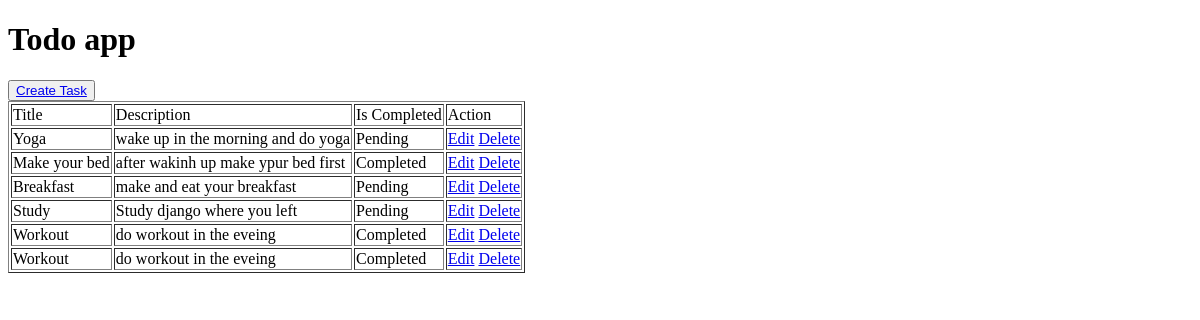
Before: / with the older database file.
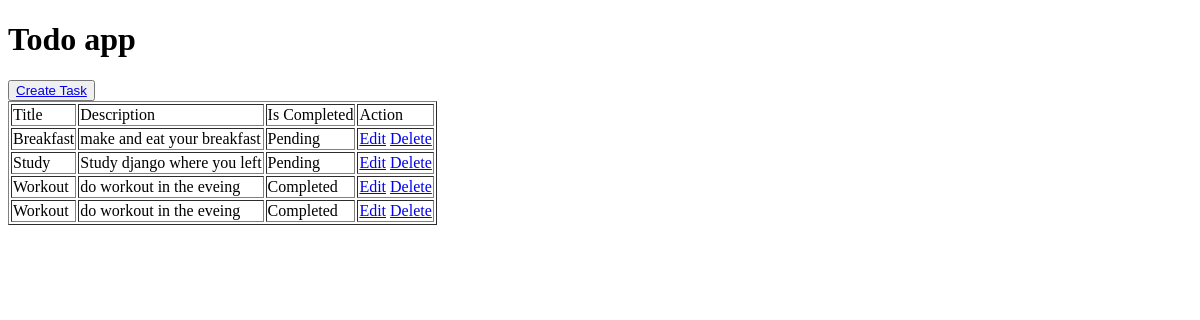
After: the same page with the newer database file.
### todo/models.py (models this page shows, shortened)
class Task(models.Model):
    title = models.CharField(max_length=100)
    description = models.TextField()
    is_completed = models.BooleanField(default=False)
    created_at = models.DateTimeField(auto_now_add=True)
    updated_at = models.DateTimeField(auto_now=True)

### todo/views.py (the view)
# urls.py: path('',views.tasks_list,name='tasks_list'),
def tasks_list(request):
    tasks = Task.objects.all()
    return render(request,'tasks_list.html' , {'tasks':tasks})

### todo/templates/tasks_list.html (shortened to what this page needs)
<!DOCTYPE html>
<html lang="en">
<head>
</head>
<body>
    <div>
        <h1>Todo app</h1>
        <button><a href="{% url 'create_task' %}">Create Task</a></button>
        <table border="1">
            <thead >
                <td >Title</td>
                <td>Description</td>
                <td>Is Completed</td>
                <td>Action</td>
            </thead>
            <tbody>
                {% for task in tasks %}
                <tr>
                    <td>{{task.title}}</td>
                    <td>{{task.description}}</td>
                    <td>{{task.is_completed|yesno:"Completed,Pending"}}</td>
                    <td>
                        <a href="{% url 'edit_task' task.id %}">Edit</a>
                        <a href="{% url 'delete_task' task.id %}">Delete</a>
                    </td>
                </tr>
                {% endfor %}
            </tbody>
        </table>
    </div>
</body>
</html>

Changed rows visible on the page:
removed Task: title "Yoga", description "wake up in the morning and do yoga", is_completed "Pending"
removed Task: title "Make your bed", description "after wakinh up make ypur bed first", is_completed "Completed"
